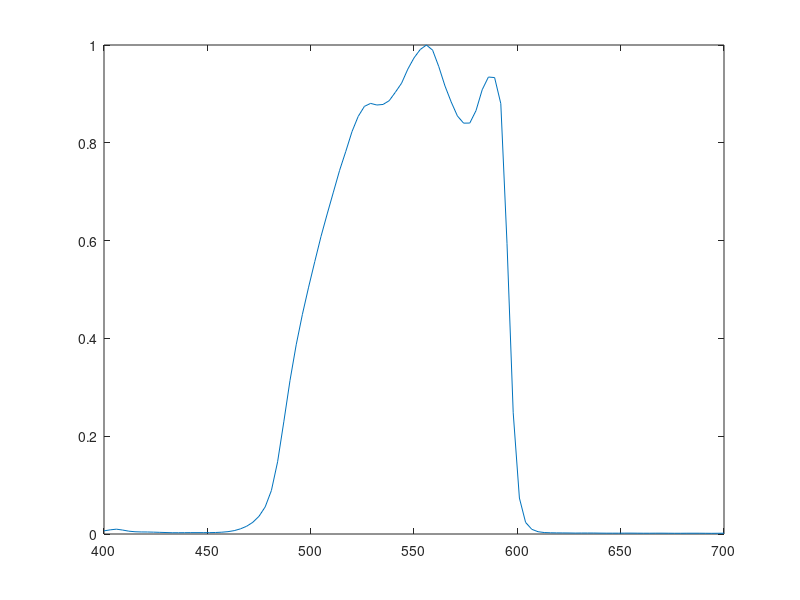

This figure's MATLAB source: (Note: this script raises an error after producing the figure.)
close all
absorbtionled = ...
  [400 0.0064;
   403 0.0085;
   406 0.0099;
   409 0.0081;
   412 0.0058;
   415 0.0046;
   418 0.0042;
   421 0.0041;
   424 0.0038;
   427 0.0034;
   430 0.003;
   433 0.0026;
   436 0.0026;
   439 0.0027;
   442 0.0028;
   445 0.0028;
   448 0.0028;
   451 0.0028;
   454 0.0031;
   457 0.0037;
   460 0.0048;
   463 0.0069;
   466 0.0105;
   469 0.0158;
   472 0.0239;
   475 0.0362;
   478 0.0555;
   481 0.089;
   484 0.1477;
   487 0.2294;
   490 0.314;
   493 0.387;
   496 0.4492;
   499 0.5048;
   502 0.5573;
   505 0.6085;
   508 0.6546;
   511 0.6992;
   514 0.7437;
   517 0.7825;
   520 0.8229;
   523 0.854;
   526 0.8745;
   529 0.8806;
   532 0.8773;
   535 0.8784;
   538 0.8861;
   541 0.9035;
   544 0.922;
   547 0.9506;
   550 0.9736;
   553 0.9907;
   556 1;
   559 0.9895;
   562 0.9557;
   565 0.9161;
   568 0.8835;
   571 0.8549;
   574 0.8402;
   577 0.8404;
   580 0.8658;
   583 0.9085;
   586 0.9345;
   589 0.9334;
   592 0.8801;
   595 0.5944;
   598 0.2479;
   601 0.0735;
   604 0.0237;
   607 0.0096;
   610 0.0047;
   613 0.003;
   616 0.0025;
   619 0.0023;
   622 0.0022;
   625 0.0021;
   628 0.0019;
   631 0.002;
   634 0.002;
   637 0.002;
   640 0.0018;
   643 0.0017;
   646 0.0017;
   649 0.0017;
   652 0.0018;
   655 0.0018;
   658 0.0017;
   661 0.0016;
   664 0.0016;
   667 0.0017;
   670 0.0017;
   673 0.0016;
   676 0.0015;
   679 0.0015;
   682 0.0016;
   685 0.0016;
   688 0.0016;
   691 0.0015;
   694 0.0014;
   697 0.0015;
   700 0.0016];


plot(absorbtionled(:,1),absorbtionled(:,2))
hold on
plot(emissionled(:,1)/100,emissionled(:,2)/max(emissionled(:,2)))
saveas(gcf,'lab1_1','jpeg')

